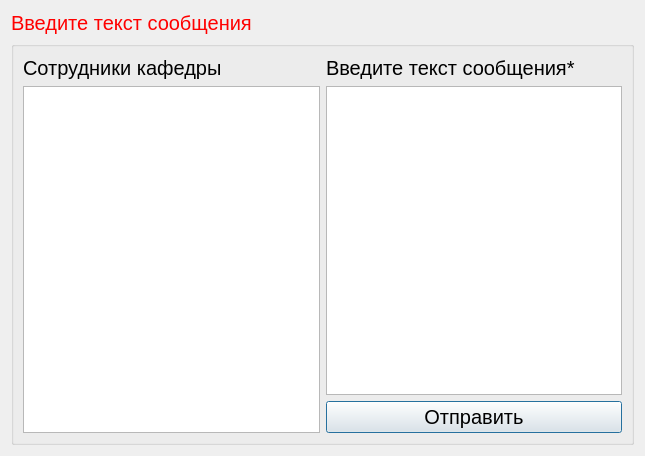
<?xml version="1.0" encoding="UTF-8"?>
<ui version="4.0">
 <class>OtpravkaSoobsheniaSotrudnikam</class>
 <widget class="QDialog" name="OtpravkaSoobsheniaSotrudnikam">
  <property name="geometry">
   <rect>
    <x>0</x>
    <y>0</y>
    <width>645</width>
    <height>456</height>
   </rect>
  </property>
  <property name="windowTitle">
   <string>Рассылка сообщения сотрудникам</string>
  </property>
  <layout class="QGridLayout" name="gridLayout_2">
   <item row="1" column="0">
    <widget class="QGroupBox" name="groupBox">
     <property name="title">
      <string/>
     </property>
     <layout class="QGridLayout" name="gridLayout">
      <item row="4" column="1">
       <widget class="QPushButton" name="pushButton_sendSoobsh">
        <property name="font">
         <font>
          <pointsize>15</pointsize>
         </font>
        </property>
        <property name="text">
         <string>Отправить</string>
        </property>
        <property name="icon">
         <iconset resource="resourses.qrc">
          <normaloff>:/img/img/send.png</normaloff>:/img/img/send.png</iconset>
        </property>
       </widget>
      </item>
      <item row="0" column="1">
       <widget class="QLabel" name="label">
        <property name="font">
         <font>
          <pointsize>15</pointsize>
         </font>
        </property>
        <property name="text">
         <string>Введите текст сообщения*</string>
        </property>
       </widget>
      </item>
      <item row="0" column="0">
       <widget class="QLabel" name="label_4">
        <property name="sizePolicy">
         <sizepolicy hsizetype="Fixed" vsizetype="Fixed">
          <horstretch>0</horstretch>
          <verstretch>0</verstretch>
         </sizepolicy>
        </property>
        <property name="font">
         <font>
          <pointsize>15</pointsize>
         </font>
        </property>
        <property name="text">
         <string>Сотрудники кафедры</string>
        </property>
       </widget>
      </item>
      <item row="1" column="0" rowspan="4">
       <widget class="QTableView" name="tableView_SotrKafOtpravkaSoobsh">
        <property name="font">
         <font>
          <pointsize>15</pointsize>
         </font>
        </property>
       </widget>
      </item>
      <item row="1" column="1" rowspan="3">
       <widget class="QPlainTextEdit" name="plainTextEdit_soobshenie">
        <property name="font">
         <font>
          <pointsize>15</pointsize>
         </font>
        </property>
        <property name="plainText">
         <string/>
        </property>
       </widget>
      </item>
     </layout>
    </widget>
   </item>
   <item row="0" column="0">
    <widget class="QLabel" name="label_error">
     <property name="sizePolicy">
      <sizepolicy hsizetype="Fixed" vsizetype="Fixed">
       <horstretch>0</horstretch>
       <verstretch>0</verstretch>
      </sizepolicy>
     </property>
     <property name="font">
      <font>
       <pointsize>15</pointsize>
      </font>
     </property>
     <property name="styleSheet">
      <string notr="true">color:red;</string>
     </property>
     <property name="text">
      <string>Введите текст сообщения</string>
     </property>
    </widget>
   </item>
  </layout>
 </widget>
 <resources>
  <include location="resourses.qrc"/>
 </resources>
 <connections/>
</ui>
